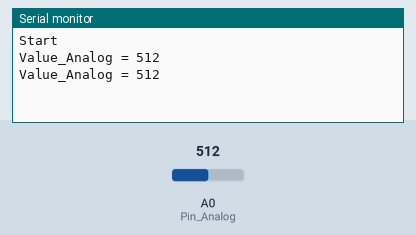
Simulated run of this sketch. Board: Arduino Uno, built with avr-gcc and run on an emulated ATmega328P. Parts: the last lines printed to the serial monitor. Inputs (shaded band) come from the test bench; at power-on: A0 (Pin_Analog) = 512.

Above: at 2.8 s.
2.9 s: A0 (Pin_Analog) set to 716
At 3.8 s:
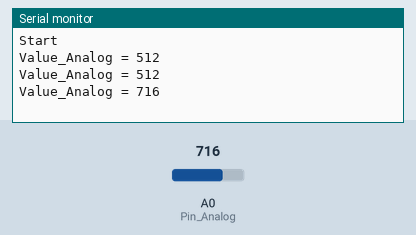
4.4 s: A0 (Pin_Analog) set to 900
At 5.8 s:
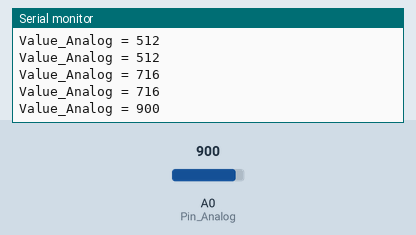
Timing chart, 0 to 7.4 s (numbered marks = the images above; inputs shaded):
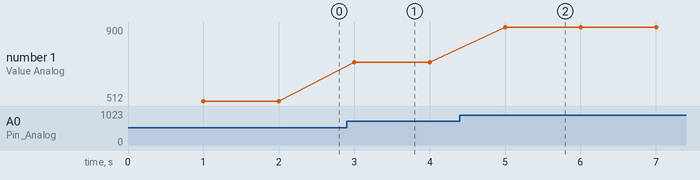

Measured:
- after the input at 2.9 s, the serial monitor: prints a new line after 0.10 s (image 1)
- after the input at 4.4 s, the serial monitor: prints a new line after 0.60 s (image 2)
- plotted number 1: 512 → 716 after the input at 2.9 s, 716 → 900 after the input at 4.4 s

The sketch:

ReadPIR.ino
```cpp
/************************************************** Description *******************************************************/
/*
    File : ReadPIR.ino
    Programmer : Mohammad Lotfi
    Used : Sample check PIR sensor with adc
    Design Pattern : Nothing
    Types of memory : Heap & Stack
    Total Tread : Nothing
    Site : https://www.mahsen.ir
    Tel : +989124662703
    Email : info@mahsen.ir
    Last Update : 2023/6/19
*/
/************************************************** Warnings **********************************************************/
/*
    Nothing
*/
/************************************************** Wizards ***********************************************************/
/*
    Nothing
*/
/************************************************** Includes **********************************************************/
/*
    Nothing
*/
/************************************************** Defineds **********************************************************/
/*
    Nothing
*/
/************************************************** Names *************************************************************/
/*
    Nothing
*/
/************************************************** Variables *********************************************************/
const int Pin_LAMP =             9;
const int Pin_LED_CPU =          10;
const int Pin_Analog =           A0;
/*--------------------------------------------------------------------------------------------------------------------*/
bool Value_LAMP =               false;
int Value_Analog =              0;
/************************************************** Opjects ***********************************************************/
/*
    Nothing
*/
/************************************************** Functions *********************************************************/
void Set_Value_LED_CPU(bool Value)
{
  digitalWrite(Pin_LED_CPU, Value?LOW:HIGH);
}
/*--------------------------------------------------------------------------------------------------------------------*/
void Set_Value_LAMP(bool Value)
{
  Value_LAMP = Value;
  digitalWrite(Pin_LAMP, Value_LAMP?LOW:HIGH);
}
/*--------------------------------------------------------------------------------------------------------------------*/
bool Get_Value_LAMP()
{
  return Value_LAMP;
}
/*--------------------------------------------------------------------------------------------------------------------*/
void setup()
{

  ///
  //{
  //pinMode(Pin_LED_CPU, OUTPUT);
  //pinMode(Pin_LAMP, OUTPUT);
  //}

  //Set_Value_LED_CPU(false);
  //Set_Value_LAMP(false);

  Serial.begin(115200);
  Serial.println();

  Serial.println("Start");


}
/************************************************** Tasks *************************************************************/
void loop()
{
  delay(500);
  //Set_Value_LED_CPU(true);
  delay(500);
  //Set_Value_LED_CPU(false);

  // read the analog in value
  Value_Analog = analogRead(Pin_Analog);

  // print the readings in the Serial Monitor
  Serial.print("Value_Analog = ");
  Serial.println(Value_Analog);

}
/************************************************** Vectors ***********************************************************/
/*
    Nothing
*/
/**********************************************************************************************************************/
```
